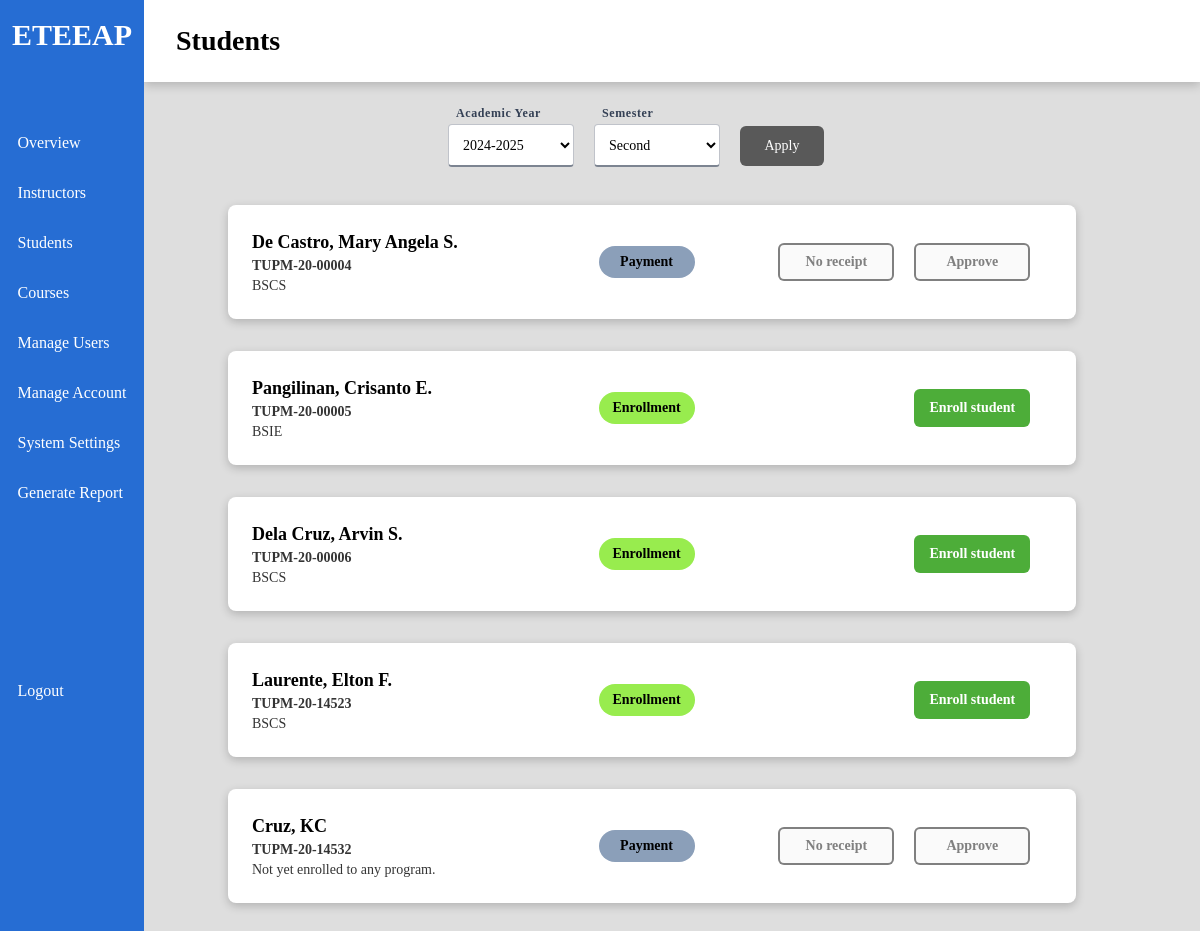
The page /index/admin_students (signed in) on the database as committed earlier.
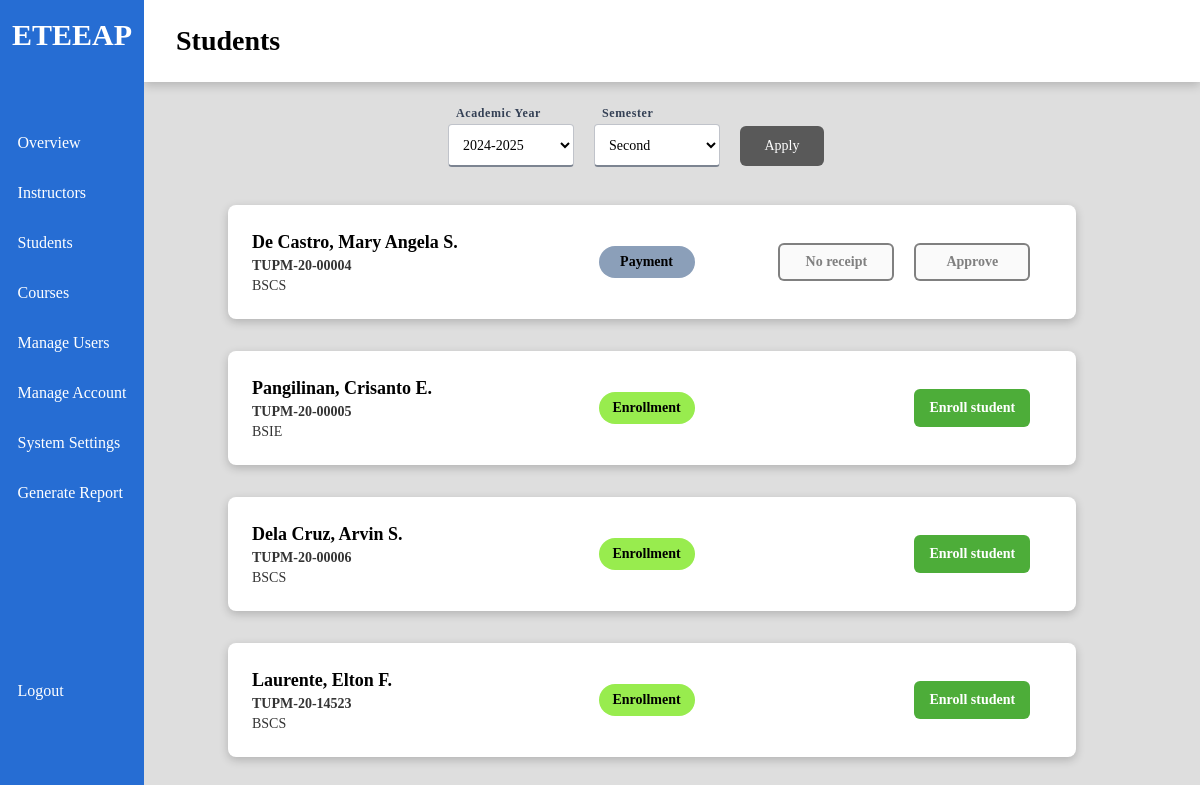
The same page on the database as committed later.
### models.py (models this page shows)
class Student(db.Model):
    __tablename__ = "students"
    id = db.Column("id", db.Integer, primary_key=True)
    user = db.Column("user", db.Integer, db.ForeignKey('users.id'))
    progress = db.Column(db.Enum('payment', 'enrollment', 'enrolled', 'graduate'), nullable=False, default='payment')
    program = db.Column("program", db.Integer, db.ForeignKey('programs.id'))
    ay = db.Column("academic_year", db.String(9))
    tup_id = db.Column("tup_id", db.String(20))
    semester = db.Column("semester", db.Enum('1st', '2nd', 'Midyear'))
    receipt_filepath = db.Column("receipt_filepath", db.String(64))
    enrollments = db.relationship("Enrollment", backref='students')

### views.py (the view)
@views.route('/admin_students', methods=["GET", "POST"])
def admin_students():
    if g.user != 'admin':
        return redirect(url_for('.unauthorized'))
    views = user_views[g.user]
    students = db.get_students()
    data = { 'students': [] }
    form = StudentsFilterForm(db.get_academic_years())
    for s in students:
        info = {
            'name': f"{s['l_name'].title()}, {s['f_name']} {s['m_name'][0]+'.' if s['m_name'] else ''}",
            'username': s['username'],
            'id': s['id'],
            'uid': s['user'],
            'tup_id': s['tup_id'],
            'program': db.get_program(s['program'])['abbr'],
            'progress': s['progress'],
            'receipt': s['receipt_filepath'],
            'ay': s['ay'],
            'semester': s['semester']
        }
        data['students'].append(info)
    if form.validate_on_submit():
        filter = form.data
    else:
        cfg = db.get_system_settings()
        form.ay.data = str(cfg['academic_year'])
        form.semester.data = str(cfg['semester'])
        filter = form.data
    data['students'] = [s for s in data['students'] if str(s['ay']) == filter['ay'] and str(s['semester']) == filter['semester']]
    return render_template('students-admin.html', page="Students", data=data, form=form, views=views)

### forms.py
class StudentsFilterForm(FlaskForm):
    ay = SelectField('Academic Year', choices=[], validators=[DataRequired()])
    semester = SelectField('Semester', choices=[("1st", "First"), ("2nd", "Second"), ("Midyear", "Midyear")], validators=[DataRequired()])
    submit = SubmitField('Apply')
    def __init__(self, academic_years):
        super().__init__()
        self.ay.choices = [(a, a) for a in academic_years]

### db_functions.py (called while the page is built)
def get_system_settings():
    fp = "./cfg.json"
    if os.path.exists(fp):
        with open(fp, 'r') as file:
            cfg = json.loads(file.read())
    else:
        cfg = {'academic_year': date.today().year, 'semester': '1st'}
        with open(fp, 'w') as file:
            file.write(json.dumps(cfg))
    return cfg

def get_user(user_id):
    return User.query.filter_by(id=user_id).first().__dict__

def get_academic_years():
    enrollments = Enrollment.query.all()
    academic_years = []
    for enrollment in enrollments:
        if enrollment.ay not in academic_years:
            academic_years.append(enrollment.ay)
    return academic_years

### templates/students-admin.html (shortened to what this page needs)
{% extends "index.html" %}
{% block content %}
<div class="main-content">
    <form action="/index/admin_students" method="post">
        <div class="form-row filters">
            <div class="field width-15">
                {{ form.ay.label() }}
                {{ form.ay(class="text") }}
            </div>
            <div class="field width-15">
                {{ form.semester.label() }}
                {{ form.semester(class="text") }}
            </div>
            <div class="field width-10">
                {{ form.submit(class='submit grey width-100') }}
            </div>
        </div>
    </form>
    {% for student in data.students %}
    <div class="main-row">
        <div class="card bar color-white">
            <div class="left">
                <div class="card-strongtext"> {{ student.name}} </div>
                <div class="card-subtext">
                    {% if student.tup_id %}
                        {{ student.tup_id }}
                    {% else %}
                        TUP ID not set
                    {% endif %}
                </div>
                <div class="card-subtext smaller">{{ student.program }}</div>
            </div>
            <div class="middle">
                <div class="cell {{ student.progress }}"> {{ student.progress.title() }} </div>
            </div>
            <div class="right">
                {% if student.progress == 'payment' and student.receipt %}
                    <a href="{{url_for(".get_receipt", user_id=student.uid )}}" target="_blank"><button class="btn-grey">View receipt</button></a>
                    <button class="approve btn-green" data-id="{{student.id}}" data-progress="{{student.progress}}">Approve</button>
                {% elif student.progress == 'payment' %}
                    <button disabled>No receipt</button>
                    <button disabled>Approve</button>
                {% elif student.progress == 'enrollment' %}
                    <button class="enroll btn-green"  data-id="{{student.id}}">Enroll student</button>
                {% elif student.progress == 'enrolled' %}
                <button class="view btn-purple">View Subjects</button>
                {% endif %}
            </div>
        </div>
    </div>
    {% endfor %}
</div>
{% endblock %}

Rows that differ between the two databases and show on the page:
removed Student: tup_id "TUPM-20-14532"
Other text that changed with them:
list line gone: "Cruz, KC Not yet enrolled to any program. Payment No receipt Approve"
